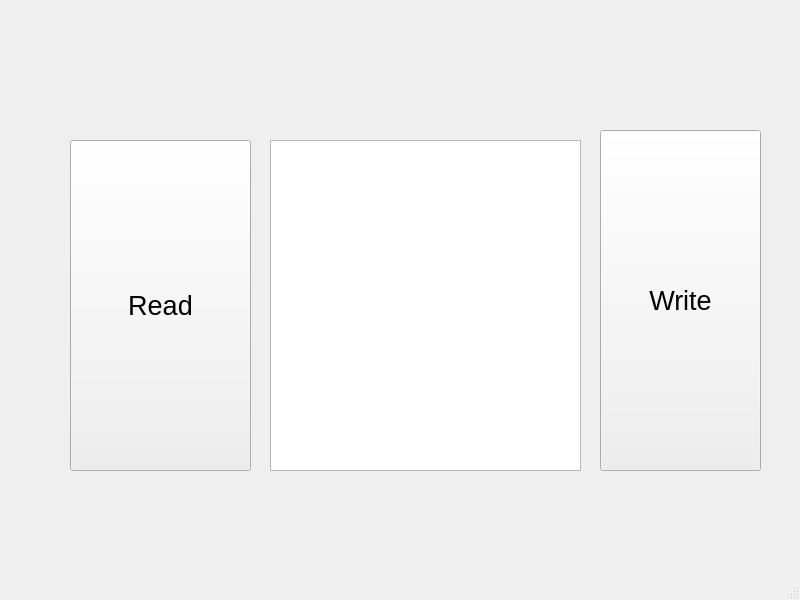
<?xml version="1.0" encoding="UTF-8"?>
<ui version="4.0">
 <class>MainWindow</class>
 <widget class="QMainWindow" name="MainWindow">
  <property name="geometry">
   <rect>
    <x>0</x>
    <y>0</y>
    <width>800</width>
    <height>600</height>
   </rect>
  </property>
  <property name="windowTitle">
   <string>MainWindow</string>
  </property>
  <widget class="QWidget" name="centralwidget">
   <widget class="QPushButton" name="pushButton">
    <property name="geometry">
     <rect>
      <x>70</x>
      <y>140</y>
      <width>181</width>
      <height>331</height>
     </rect>
    </property>
    <property name="font">
     <font>
      <pointsize>20</pointsize>
     </font>
    </property>
    <property name="text">
     <string>Read</string>
    </property>
   </widget>
   <widget class="QPushButton" name="pushButton_2">
    <property name="geometry">
     <rect>
      <x>600</x>
      <y>130</y>
      <width>161</width>
      <height>341</height>
     </rect>
    </property>
    <property name="font">
     <font>
      <pointsize>20</pointsize>
     </font>
    </property>
    <property name="text">
     <string>Write</string>
    </property>
   </widget>
   <widget class="QTextEdit" name="textEdit">
    <property name="geometry">
     <rect>
      <x>270</x>
      <y>140</y>
      <width>311</width>
      <height>331</height>
     </rect>
    </property>
   </widget>
  </widget>
  <widget class="QMenuBar" name="menubar">
   <property name="geometry">
    <rect>
     <x>0</x>
     <y>0</y>
     <width>800</width>
     <height>26</height>
    </rect>
   </property>
  </widget>
  <widget class="QStatusBar" name="statusbar"/>
 </widget>
 <resources/>
 <connections/>
</ui>
